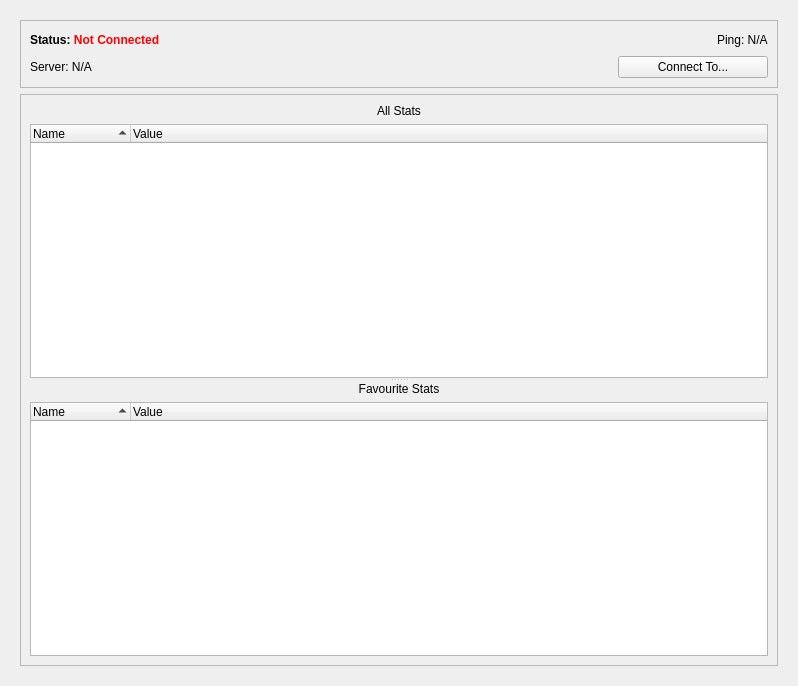
<?xml version="1.0" encoding="UTF-8"?>
<ui version="4.0">
 <class>MainWidget</class>
 <widget class="QWidget" name="MainWidget">
  <property name="geometry">
   <rect>
    <x>0</x>
    <y>0</y>
    <width>798</width>
    <height>686</height>
   </rect>
  </property>
  <property name="windowTitle">
   <string>Main</string>
  </property>
  <layout class="QVBoxLayout" name="verticalLayout">
   <item>
    <widget class="QWidget" name="MainWidgetFrame" native="true">
     <layout class="QVBoxLayout" name="verticalLayout_5">
      <item>
       <widget class="QFrame" name="frame_2">
        <property name="frameShape">
         <enum>QFrame::StyledPanel</enum>
        </property>
        <property name="frameShadow">
         <enum>QFrame::Plain</enum>
        </property>
        <layout class="QVBoxLayout" name="verticalLayout_4">
         <item>
          <layout class="QHBoxLayout" name="horizontalLayout_3">
           <item>
            <widget class="QLabel" name="LabelStatus">
             <property name="text">
              <string>&lt;html&gt;&lt;head/&gt;&lt;body&gt;&lt;p&gt;&lt;span style=&quot; font-weight:600;&quot;&gt;Status: &lt;/span&gt;&lt;span style=&quot; font-weight:600; color:#ff0000;&quot;&gt;Not Connected&lt;/span&gt;&lt;/p&gt;&lt;/body&gt;&lt;/html&gt;</string>
             </property>
            </widget>
           </item>
           <item>
            <spacer name="horizontalSpacer">
             <property name="orientation">
              <enum>Qt::Horizontal</enum>
             </property>
             <property name="sizeHint" stdset="0">
              <size>
               <width>40</width>
               <height>20</height>
              </size>
             </property>
            </spacer>
           </item>
           <item>
            <widget class="QLabel" name="LabelPing">
             <property name="text">
              <string>&lt;html&gt;&lt;head/&gt;&lt;body&gt;&lt;p&gt;Ping: N/A&lt;/p&gt;&lt;/body&gt;&lt;/html&gt;</string>
             </property>
            </widget>
           </item>
          </layout>
         </item>
         <item>
          <layout class="QHBoxLayout" name="horizontalLayout_4">
           <item>
            <widget class="QLabel" name="LabelServer">
             <property name="text">
              <string>&lt;html&gt;&lt;head/&gt;&lt;body&gt;&lt;p&gt;Server: N/A&lt;/p&gt;&lt;/body&gt;&lt;/html&gt;</string>
             </property>
            </widget>
           </item>
           <item>
            <widget class="QPushButton" name="ButtonConnect">
             <property name="sizePolicy">
              <sizepolicy hsizetype="Maximum" vsizetype="Fixed">
               <horstretch>0</horstretch>
               <verstretch>0</verstretch>
              </sizepolicy>
             </property>
             <property name="minimumSize">
              <size>
               <width>150</width>
               <height>0</height>
              </size>
             </property>
             <property name="text">
              <string>Connect To...</string>
             </property>
             <property name="icon">
              <iconset resource="resources.qrc">
               <normaloff>:/Icons/Icons/Server.png</normaloff>:/Icons/Icons/Server.png</iconset>
             </property>
            </widget>
           </item>
          </layout>
         </item>
        </layout>
       </widget>
      </item>
      <item>
       <widget class="QFrame" name="frame">
        <property name="frameShape">
         <enum>QFrame::StyledPanel</enum>
        </property>
        <property name="frameShadow">
         <enum>QFrame::Plain</enum>
        </property>
        <layout class="QHBoxLayout" name="horizontalLayout_2">
         <item>
          <widget class="QSplitter" name="splitter">
           <property name="orientation">
            <enum>Qt::Vertical</enum>
           </property>
           <widget class="QWidget" name="layoutWidget">
            <layout class="QVBoxLayout" name="verticalLayout_2">
             <item>
              <widget class="QLabel" name="label_2">
               <property name="text">
                <string>All Stats</string>
               </property>
               <property name="alignment">
                <set>Qt::AlignCenter</set>
               </property>
              </widget>
             </item>
             <item>
              <widget class="QTreeWidget" name="TreeStats">
               <property name="editTriggers">
                <set>QAbstractItemView::NoEditTriggers</set>
               </property>
               <property name="verticalScrollMode">
                <enum>QAbstractItemView::ScrollPerPixel</enum>
               </property>
               <property name="uniformRowHeights">
                <bool>true</bool>
               </property>
               <property name="sortingEnabled">
                <bool>true</bool>
               </property>
               <property name="columnCount">
                <number>2</number>
               </property>
               <attribute name="headerMinimumSectionSize">
                <number>100</number>
               </attribute>
               <column>
                <property name="text">
                 <string>Name</string>
                </property>
               </column>
               <column>
                <property name="text">
                 <string>Value</string>
                </property>
               </column>
              </widget>
             </item>
            </layout>
           </widget>
           <widget class="QWidget" name="layoutWidget_2">
            <layout class="QVBoxLayout" name="verticalLayout_3">
             <item>
              <widget class="QLabel" name="label">
               <property name="text">
                <string>Favourite Stats</string>
               </property>
               <property name="alignment">
                <set>Qt::AlignCenter</set>
               </property>
              </widget>
             </item>
             <item>
              <widget class="QTreeWidget" name="TreeFavourites">
               <property name="editTriggers">
                <set>QAbstractItemView::NoEditTriggers</set>
               </property>
               <property name="verticalScrollMode">
                <enum>QAbstractItemView::ScrollPerPixel</enum>
               </property>
               <property name="uniformRowHeights">
                <bool>true</bool>
               </property>
               <property name="sortingEnabled">
                <bool>true</bool>
               </property>
               <property name="columnCount">
                <number>2</number>
               </property>
               <attribute name="headerMinimumSectionSize">
                <number>100</number>
               </attribute>
               <column>
                <property name="text">
                 <string>Name</string>
                </property>
               </column>
               <column>
                <property name="text">
                 <string>Value</string>
                </property>
               </column>
              </widget>
             </item>
            </layout>
           </widget>
          </widget>
         </item>
        </layout>
       </widget>
      </item>
     </layout>
    </widget>
   </item>
  </layout>
 </widget>
 <resources>
  <include location="resources.qrc"/>
 </resources>
 <connections/>
</ui>
